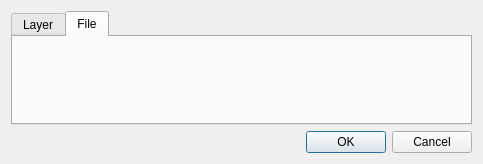
<?xml version="1.0" encoding="UTF-8"?>
<ui version="4.0">
 <class>Dialog</class>
 <widget class="QDialog" name="Dialog">
  <property name="geometry">
   <rect>
    <x>0</x>
    <y>0</y>
    <width>483</width>
    <height>164</height>
   </rect>
  </property>
  <property name="windowTitle">
   <string>Import</string>
  </property>
  <layout class="QGridLayout" name="gridLayout">
   <item row="0" column="0">
    <widget class="QTabWidget" name="tabWidget">
     <property name="currentIndex">
      <number>1</number>
     </property>
     <widget class="QWidget" name="tabLayer">
      <attribute name="title">
       <string>Layer</string>
      </attribute>
     </widget>
     <widget class="QWidget" name="tabFile">
      <attribute name="title">
       <string>File</string>
      </attribute>
     </widget>
    </widget>
   </item>
   <item row="1" column="0">
    <widget class="QDialogButtonBox" name="buttonBox">
     <property name="orientation">
      <enum>Qt::Horizontal</enum>
     </property>
     <property name="standardButtons">
      <set>QDialogButtonBox::Cancel|QDialogButtonBox::Ok</set>
     </property>
    </widget>
   </item>
  </layout>
 </widget>
 <resources/>
 <connections>
  <connection>
   <sender>buttonBox</sender>
   <signal>accepted()</signal>
   <receiver>Dialog</receiver>
   <slot>accept()</slot>
   <hints>
    <hint type="sourcelabel">
     <x>248</x>
     <y>254</y>
    </hint>
    <hint type="destinationlabel">
     <x>157</x>
     <y>274</y>
    </hint>
   </hints>
  </connection>
  <connection>
   <sender>buttonBox</sender>
   <signal>rejected()</signal>
   <receiver>Dialog</receiver>
   <slot>reject()</slot>
   <hints>
    <hint type="sourcelabel">
     <x>316</x>
     <y>260</y>
    </hint>
    <hint type="destinationlabel">
     <x>286</x>
     <y>274</y>
    </hint>
   </hints>
  </connection>
 </connections>
</ui>
